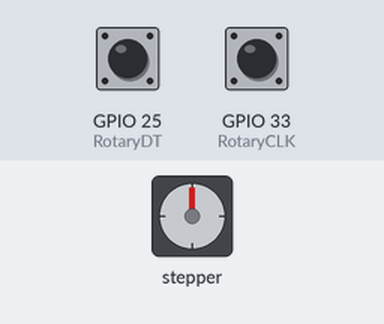
Simulated run of this sketch. Board: ESP32. On the bench: stepper motor. The test bench sets the inputs (shaded band); at power-on: GPIO 33 (RotaryCLK) HIGH, GPIO 25 (RotaryDT) HIGH. Stepper angles assume 200 steps per turn; what the sketch prints to the serial monitor is not drawn.

Above: at 1.2 s.
1.3 s: GPIO 33 (RotaryCLK) pulsed LOW 2 times (0.12 s each, 0.3 s apart)
At 1.69 s:
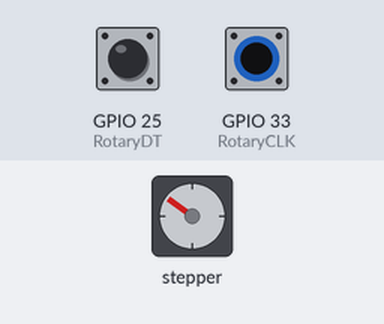
At 2.5 s:
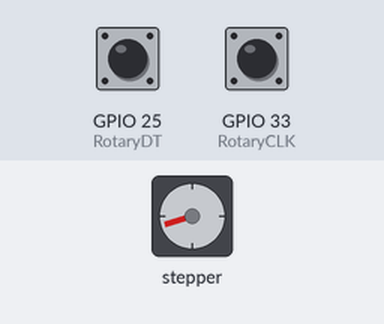
3.4 s: GPIO 33 (RotaryCLK) pulsed LOW 5 times (0.12 s each, 0.3 s apart)
At 5.9 s:
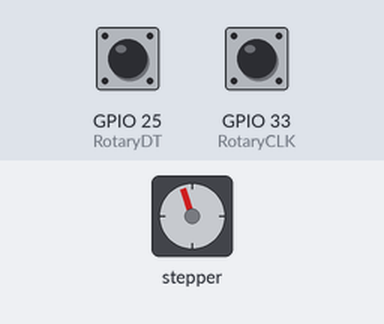
Timing chart, 0 to 7.4 s (numbered marks = the images above; inputs shaded):
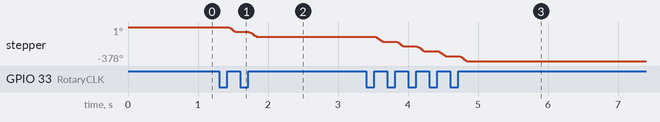

The sketch:

Accel_Step_Rot_encoder.ino
```cpp
//AccelStepper
#include <AccelStepper.h>
#define step 26
#define dir 27
AccelStepper stepper(1, step, dir);// pulses Digital 9 (CLK); Direction Digital 8 (CCW)

//16x2 LCD


//Defining pins
const int RotaryCLK = 33; //CLK pin on the rotary encoder
const int RotaryDT = 25; //DT pin on the rotary encoder

int coef= 30;

//Defining variables
int RotateCounter = 0;

//Statuses
int CLKNow;
int CLKPrevious;

int DTNow;
int DTPrevious;


void setup()
{

  Serial.begin(9600);

	//------------------------------------------------------

  //------------------------------------------------------

   pinMode(RotaryCLK, INPUT);
   pinMode(RotaryDT, INPUT);


  //Store states
  CLKPrevious = digitalRead(RotaryCLK);
  DTPrevious = digitalRead(RotaryDT);

  attachInterrupt(digitalPinToInterrupt(RotaryCLK), rotate, CHANGE);

  stepper.setMaxSpeed(10000); //SPEED = Steps / second
  stepper.setAcceleration(5000); //ACCELERATION = Steps /(second)^2


}


void loop()
{

  RunTheMotor();
  Serial.println(RotateCounter);
}

void rotate()
{
  CLKNow = digitalRead(RotaryCLK); //Read the state of the CLK pin

  // If last and current state of CLK are different, then a pulse occurred
  if (CLKNow != CLKPrevious  && CLKNow == 1){

    // If the DT state is different than the CLK state then
    // the encoder is rotating CCW so increase
    if (digitalRead(RotaryDT) != CLKNow) {
      RotateCounter++;

    } else {
      // Encoder is rotating CW so decrease
      RotateCounter--;
    }
  }
  CLKPrevious = CLKNow;  // Store last CLK state
}


void RunTheMotor() //function for the motor
{

    stepper.moveTo(RotateCounter*coef); //-1 is to match the rotation of the encoder with the rotation of the stepper
    while(stepper.distanceToGo() != 0)
    {
      stepper.runToNewPosition(RotateCounter*coef);
    }

}
```

Measured:
- after the input at 1.3 s, stepper: turns 108° counter-clockwise in 0.42 s, starting after 0.12 s
- after the input at 3.4 s, stepper: turns 270° counter-clockwise in 1.3 s, starting after 0.12 s
